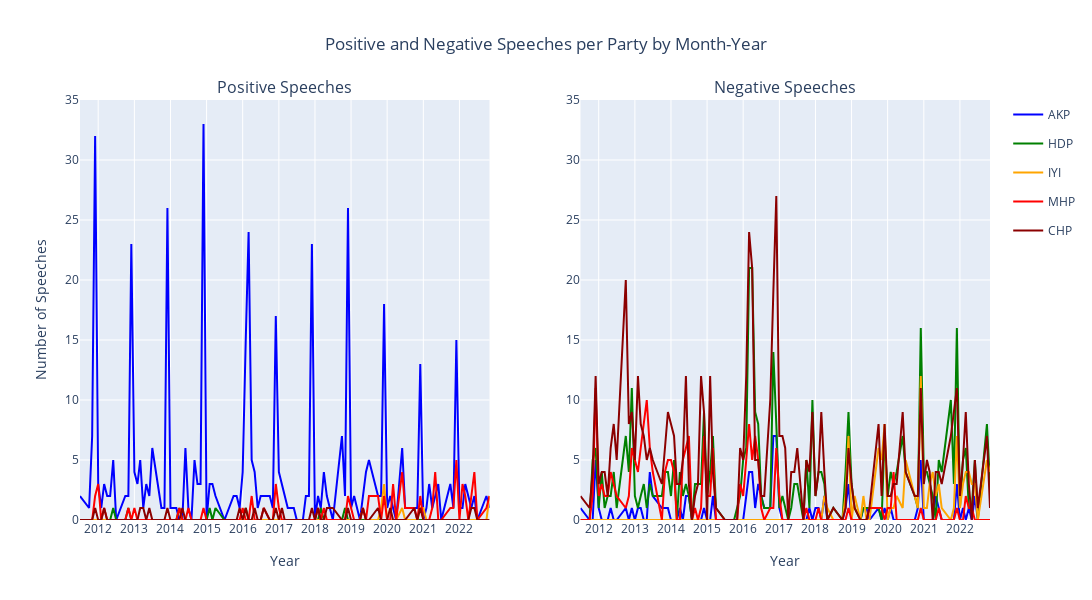

The notebook cell saved with this chart:
### Code cell
import pandas as pd
import plotly.express as px
from plotly.subplots import make_subplots
import plotly.graph_objects as go

# Convert the Date column to datetime format
tr_minutes['Date'] = pd.to_datetime(tr_minutes['Date'])

# Replace BDP, BDP;DBP, DBP with HDP in Speaker_party
tr_minutes['Speaker_party'] = tr_minutes['Speaker_party'].replace(
    {"BDP": "HDP", "BDP;DBP": "HDP", "DBP": "HDP"}
)

# Filter to include only the specified parties
parties_of_interest = ['AKP', 'HDP', 'IYI', 'MHP', 'CHP']
tr_minutes = tr_minutes[tr_minutes['Speaker_party'].isin(parties_of_interest)]

# Filter the data for IYI party starting from 2017
tr_minutes = tr_minutes[~((tr_minutes['Speaker_party'] == 'IYI') & (tr_minutes['Date'].dt.year < 2017))]

# Create a month-year column for grouping
tr_minutes['MonthYear'] = tr_minutes['Date'].dt.to_period('M')

# Filter positive and negative speeches
positive_speeches = tr_minutes[tr_minutes['sentiment'] == 'POSITIVE']
negative_speeches = tr_minutes[tr_minutes['sentiment'] == 'NEGATIVE']

# Group by MonthYear and Speaker_party and count the number of speeches
positive_counts = positive_speeches.groupby(['MonthYear', 'Speaker_party']).size().reset_index(name='Positive Speeches')
negative_counts = negative_speeches.groupby(['MonthYear', 'Speaker_party']).size().reset_index(name='Negative Speeches')

# Get unique months and parties
months = tr_minutes['MonthYear'].unique()
parties = tr_minutes['Speaker_party'].unique()

# Create a complete grid of MonthYear and Speaker_party
complete_grid = pd.MultiIndex.from_product([months, parties], names=['MonthYear', 'Speaker_party']).to_frame(index=False)

# Merge this complete grid with positive and negative counts, filling NaNs with 0
positive_counts = complete_grid.merge(positive_counts, on=['MonthYear', 'Speaker_party'], how='left').fillna(0)
negative_counts = complete_grid.merge(negative_counts, on=['MonthYear', 'Speaker_party'], how='left').fillna(0)

# Ensure the 'Positive Speeches' and 'Negative Speeches' columns are integers
positive_counts['Positive Speeches'] = positive_counts['Positive Speeches'].astype(int)
negative_counts['Negative Speeches'] = negative_counts['Negative Speeches'].astype(int)

positive_counts['MonthYear'] = positive_counts['MonthYear'].dt.to_timestamp()
negative_counts['MonthYear'] = negative_counts['MonthYear'].dt.to_timestamp()

# Define party colors
party_colors = {
    'AKP': 'blue',
    'HDP': 'green',
    'IYI': 'orange',
    'MHP': 'red',
    'CHP': 'darkred'
}

# Calculate the maximum y-axis value
yaxis_max = max(positive_counts['Positive Speeches'].max(), negative_counts['Negative Speeches'].max()) + 2

# Create subplots
fig = make_subplots(rows=1, cols=2, subplot_titles=('Positive Speeches', 'Negative Speeches'))

# Add positive speeches plot
for party in parties_of_interest:
    party_data = positive_counts[positive_counts['Speaker_party'] == party]
    fig.add_trace(go.Scatter(x=party_data['MonthYear'], y=party_data['Positive Speeches'], 
                             mode='lines', name=party, line=dict(color=party_colors[party]), legendgroup=party),
                  row=1, col=1)

# Add negative speeches plot
for party in parties_of_interest:
    party_data = negative_counts[negative_counts['Speaker_party'] == party]
    fig.add_trace(go.Scatter(x=party_data['MonthYear'], y=party_data['Negative Speeches'], 
                             mode='lines', name=party, line=dict(color=party_colors[party]), legendgroup=party, showlegend=False),
                  row=1, col=2)

# Update layout
fig.update_layout(
    title={
        'text': 'Positive and Negative Speeches per Party by Month-Year', 
        'x': 0.5, 
        'xanchor': 'center'
    },
    xaxis_title={
        'text': 'Year',
        'standoff': 10,  # Adjusts vertical distance from the plot
    },
    yaxis_title='Number of Speeches',
    showlegend=True,
    height=600, 
    width=1200,
    yaxis=dict(range=[0, yaxis_max]),  # Apply range to the first subplot's y-axis
    yaxis2=dict(range=[0, yaxis_max]),  # Apply range to the second subplot's y-axis
)

# Center the x-axis title for both subplots
fig.update_xaxes(
    nticks=20,
    title_text='Year',
    title_standoff=20,  # Adjust this for vertical space
    title_font=dict(size=14),
    row=1, col=1  # Apply to the first subplot
)

fig.update_xaxes(
    nticks=20,
    title_text='Year',
    title_standoff=20,  # Apply same standoff for consistency
    title_font=dict(size=14),
    row=1, col=2  # Apply to the second subplot
)

fig.show()
